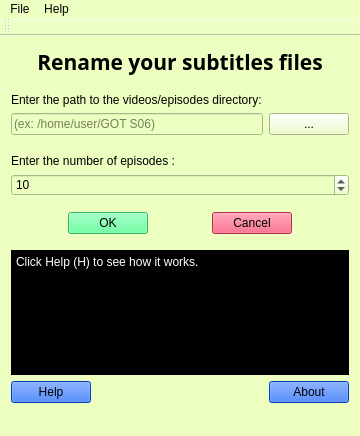
<?xml version="1.0" encoding="UTF-8"?>
<ui version="4.0">
 <class>MainWindow</class>
 <widget class="QMainWindow" name="MainWindow">
  <property name="geometry">
   <rect>
    <x>0</x>
    <y>0</y>
    <width>360</width>
    <height>436</height>
   </rect>
  </property>
  <property name="windowTitle">
   <string>MainWindow</string>
  </property>
  <property name="styleSheet">
   <string notr="true">background-color: rgb(236, 255, 193);</string>
  </property>
  <widget class="QWidget" name="centralWidget">
   <layout class="QVBoxLayout" name="verticalLayout_3">
    <item>
     <layout class="QHBoxLayout" name="horizontalLayout_3">
      <item>
       <widget class="QLabel" name="label">
        <property name="font">
         <font>
          <family>Purisa</family>
          <pointsize>16</pointsize>
          <weight>75</weight>
          <italic>false</italic>
          <bold>true</bold>
         </font>
        </property>
        <property name="layoutDirection">
         <enum>Qt::LeftToRight</enum>
        </property>
        <property name="autoFillBackground">
         <bool>false</bool>
        </property>
        <property name="text">
         <string>Rename your subtitles files</string>
        </property>
        <property name="alignment">
         <set>Qt::AlignCenter</set>
        </property>
       </widget>
      </item>
     </layout>
    </item>
    <item>
     <spacer name="verticalSpacer_3">
      <property name="orientation">
       <enum>Qt::Vertical</enum>
      </property>
      <property name="sizeType">
       <enum>QSizePolicy::Fixed</enum>
      </property>
      <property name="sizeHint" stdset="0">
       <size>
        <width>20</width>
        <height>10</height>
       </size>
      </property>
     </spacer>
    </item>
    <item>
     <layout class="QVBoxLayout" name="verticalLayout">
      <item>
       <widget class="QLabel" name="label_2">
        <property name="text">
         <string>Enter the path to the videos/episodes directory:</string>
        </property>
        <property name="buddy">
         <cstring>lineEdit</cstring>
        </property>
       </widget>
      </item>
      <item>
       <layout class="QHBoxLayout" name="horizontalLayout_4">
        <item>
         <widget class="QLineEdit" name="lineEdit">
          <property name="toolTip">
           <string>&lt;html&gt;&lt;head/&gt;&lt;body&gt;&lt;p&gt;1.The path can contain spaces&lt;/p&gt;&lt;p&gt;2.No special caractere allowed&lt;/p&gt;&lt;p&gt;3.Use the full (absolute) path&lt;/p&gt;&lt;/body&gt;&lt;/html&gt;</string>
          </property>
          <property name="text">
           <string/>
          </property>
          <property name="placeholderText">
           <string>(ex: /home/user/GOT S06)</string>
          </property>
         </widget>
        </item>
        <item>
         <widget class="QPushButton" name="pushButton_5">
          <property name="text">
           <string>...</string>
          </property>
         </widget>
        </item>
       </layout>
      </item>
     </layout>
    </item>
    <item>
     <spacer name="verticalSpacer">
      <property name="orientation">
       <enum>Qt::Vertical</enum>
      </property>
      <property name="sizeType">
       <enum>QSizePolicy::Fixed</enum>
      </property>
      <property name="sizeHint" stdset="0">
       <size>
        <width>20</width>
        <height>13</height>
       </size>
      </property>
     </spacer>
    </item>
    <item>
     <layout class="QVBoxLayout" name="verticalLayout_2">
      <item>
       <widget class="QLabel" name="label_3">
        <property name="text">
         <string>Enter the number of episodes :</string>
        </property>
        <property name="buddy">
         <cstring>spinBox</cstring>
        </property>
       </widget>
      </item>
      <item>
       <widget class="QSpinBox" name="spinBox">
        <property name="value">
         <number>10</number>
        </property>
       </widget>
      </item>
     </layout>
    </item>
    <item>
     <spacer name="verticalSpacer_2">
      <property name="orientation">
       <enum>Qt::Vertical</enum>
      </property>
      <property name="sizeType">
       <enum>QSizePolicy::Fixed</enum>
      </property>
      <property name="sizeHint" stdset="0">
       <size>
        <width>20</width>
        <height>10</height>
       </size>
      </property>
     </spacer>
    </item>
    <item>
     <layout class="QHBoxLayout" name="horizontalLayout">
      <item>
       <spacer name="horizontalSpacer_2">
        <property name="orientation">
         <enum>Qt::Horizontal</enum>
        </property>
        <property name="sizeType">
         <enum>QSizePolicy::Expanding</enum>
        </property>
        <property name="sizeHint" stdset="0">
         <size>
          <width>40</width>
          <height>20</height>
         </size>
        </property>
       </spacer>
      </item>
      <item>
       <widget class="QPushButton" name="pushButton">
        <property name="styleSheet">
         <string notr="true">background-color: rgb(73, 255, 140);
border-color: rgb(0, 0, 0);</string>
        </property>
        <property name="text">
         <string>OK</string>
        </property>
       </widget>
      </item>
      <item>
       <spacer name="horizontalSpacer_4">
        <property name="orientation">
         <enum>Qt::Horizontal</enum>
        </property>
        <property name="sizeHint" stdset="0">
         <size>
          <width>40</width>
          <height>20</height>
         </size>
        </property>
       </spacer>
      </item>
      <item>
       <widget class="QPushButton" name="pushButton_2">
        <property name="styleSheet">
         <string notr="true">background-color: rgb(255, 61, 103);
border-color: rgb(0, 0, 0);</string>
        </property>
        <property name="text">
         <string>Cancel</string>
        </property>
       </widget>
      </item>
      <item>
       <spacer name="horizontalSpacer_3">
        <property name="orientation">
         <enum>Qt::Horizontal</enum>
        </property>
        <property name="sizeHint" stdset="0">
         <size>
          <width>40</width>
          <height>20</height>
         </size>
        </property>
       </spacer>
      </item>
     </layout>
    </item>
    <item>
     <spacer name="verticalSpacer_4">
      <property name="orientation">
       <enum>Qt::Vertical</enum>
      </property>
      <property name="sizeType">
       <enum>QSizePolicy::Fixed</enum>
      </property>
      <property name="sizeHint" stdset="0">
       <size>
        <width>20</width>
        <height>10</height>
       </size>
      </property>
     </spacer>
    </item>
    <item>
     <widget class="QTextEdit" name="textEdit">
      <property name="styleSheet">
       <string notr="true">background-color: rgb(0, 0, 0);
color: rgb(255, 255, 255);</string>
      </property>
      <property name="readOnly">
       <bool>true</bool>
      </property>
      <property name="html">
       <string>&lt;!DOCTYPE HTML PUBLIC &quot;-//W3C//DTD HTML 4.0//EN&quot; &quot;http://www.w3.org/TR/REC-html40/strict.dtd&quot;&gt;
&lt;html&gt;&lt;head&gt;&lt;meta name=&quot;qrichtext&quot; content=&quot;1&quot; /&gt;&lt;style type=&quot;text/css&quot;&gt;
p, li { white-space: pre-wrap; }
&lt;/style&gt;&lt;/head&gt;&lt;body style=&quot; font-family:'Sans Serif'; font-size:9pt; font-weight:400; font-style:normal;&quot;&gt;
&lt;p style=&quot; margin-top:0px; margin-bottom:0px; margin-left:0px; margin-right:0px; -qt-block-indent:0; text-indent:0px;&quot;&gt;Click Help (H) to see how it works. &lt;/p&gt;
&lt;p style=&quot;-qt-paragraph-type:empty; margin-top:0px; margin-bottom:0px; margin-left:0px; margin-right:0px; -qt-block-indent:0; text-indent:0px;&quot;&gt;&lt;br /&gt;&lt;/p&gt;&lt;/body&gt;&lt;/html&gt;</string>
      </property>
      <property name="placeholderText">
       <string/>
      </property>
     </widget>
    </item>
    <item>
     <layout class="QHBoxLayout" name="horizontalLayout_2">
      <item>
       <widget class="QPushButton" name="pushButton_4">
        <property name="styleSheet">
         <string notr="true">background-color: rgb(0, 85, 255);</string>
        </property>
        <property name="text">
         <string>Help</string>
        </property>
       </widget>
      </item>
      <item>
       <spacer name="horizontalSpacer">
        <property name="orientation">
         <enum>Qt::Horizontal</enum>
        </property>
        <property name="sizeType">
         <enum>QSizePolicy::Expanding</enum>
        </property>
        <property name="sizeHint" stdset="0">
         <size>
          <width>40</width>
          <height>20</height>
         </size>
        </property>
       </spacer>
      </item>
      <item>
       <widget class="QPushButton" name="pushButton_3">
        <property name="styleSheet">
         <string notr="true">background-color: rgb(0, 85, 255);</string>
        </property>
        <property name="text">
         <string>About</string>
        </property>
       </widget>
      </item>
     </layout>
    </item>
   </layout>
  </widget>
  <widget class="QMenuBar" name="menuBar">
   <property name="geometry">
    <rect>
     <x>0</x>
     <y>0</y>
     <width>360</width>
     <height>19</height>
    </rect>
   </property>
   <widget class="QMenu" name="menuFile">
    <property name="title">
     <string>File</string>
    </property>
    <addaction name="actionExit"/>
   </widget>
   <widget class="QMenu" name="menuHelp">
    <property name="title">
     <string>Help</string>
    </property>
    <addaction name="actionHelp"/>
    <addaction name="actionAbout"/>
    <addaction name="separator"/>
   </widget>
   <addaction name="menuFile"/>
   <addaction name="menuHelp"/>
  </widget>
  <widget class="QToolBar" name="mainToolBar">
   <attribute name="toolBarArea">
    <enum>TopToolBarArea</enum>
   </attribute>
   <attribute name="toolBarBreak">
    <bool>false</bool>
   </attribute>
  </widget>
  <widget class="QStatusBar" name="statusBar"/>
  <action name="actionHelp">
   <property name="icon">
    <iconset resource="resource.qrc">
     <normaloff>:/img/help.png</normaloff>:/img/help.png</iconset>
   </property>
   <property name="text">
    <string>Help</string>
   </property>
   <property name="shortcut">
    <string>H</string>
   </property>
  </action>
  <action name="actionAbout">
   <property name="icon">
    <iconset resource="resource.qrc">
     <normaloff>:/img/about.png</normaloff>:/img/about.png</iconset>
   </property>
   <property name="text">
    <string>About</string>
   </property>
   <property name="shortcut">
    <string>A</string>
   </property>
  </action>
  <action name="actionExit">
   <property name="icon">
    <iconset resource="resource.qrc">
     <normaloff>:/img/close.png</normaloff>:/img/close.png</iconset>
   </property>
   <property name="text">
    <string>Exit</string>
   </property>
   <property name="shortcut">
    <string>Q</string>
   </property>
  </action>
 </widget>
 <layoutdefault spacing="6" margin="11"/>
 <tabstops>
  <tabstop>lineEdit</tabstop>
  <tabstop>spinBox</tabstop>
  <tabstop>pushButton</tabstop>
  <tabstop>pushButton_2</tabstop>
  <tabstop>textEdit</tabstop>
  <tabstop>pushButton_4</tabstop>
  <tabstop>pushButton_3</tabstop>
 </tabstops>
 <resources>
  <include location="resource.qrc"/>
 </resources>
 <connections>
  <connection>
   <sender>pushButton_2</sender>
   <signal>clicked()</signal>
   <receiver>MainWindow</receiver>
   <slot>close()</slot>
   <hints>
    <hint type="sourcelabel">
     <x>314</x>
     <y>250</y>
    </hint>
    <hint type="destinationlabel">
     <x>376</x>
     <y>245</y>
    </hint>
   </hints>
  </connection>
 </connections>
</ui>
